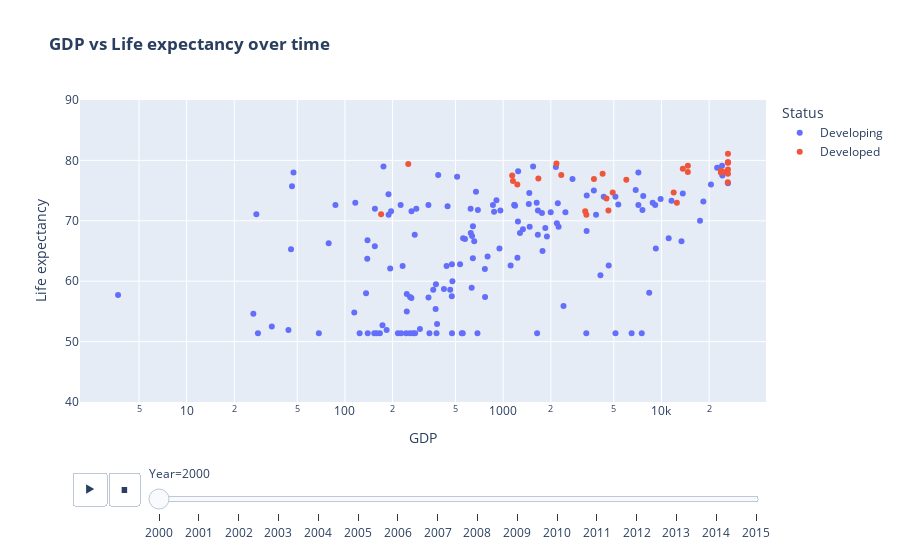

This figure's notebook cell:
### Markdown cell above
Clear divide between developing and developed, strong positive correlation with income composition of resources, schooling, BMI, alcohol; negative correlation with HIV/AIDS, under-five deaths, adult mortality, infant deaths

### Code cell
df=df.sort_values(by='Year', ascending=True)
px.scatter(df, x="GDP", y="Life expectancy", animation_frame="Year", animation_group="Country",
            color="Status", hover_name="Country",
           log_x=True, size_max=30, range_y=[40,90],title='<b> GDP vs Life expectancy over time')

### Figure 1 — Plotly figure (JSON) as saved in the notebook; plotly's stock layout.template omitted (floating-point values rounded to 4 significant figures; data arrays with more than 128 entries replaced by an {"elided": "..."} marker saying what was removed)
{"data": [{"hovertemplate": "<b>%{hovertext}</b><br><br>Status=Developing<br>Year=2000<br>GDP=%{x}<br>Life expectancy=%{y}<extra></extra>", "hovertext": {"elided": "151 str values"}, "ids": {"elided": "151 str values"}, "legendgroup": "Developing", "marker": {"color": "#636efa", "symbol": "circle"}, "mode": "markers", "name": "Developing", "orientation": "v", "showlegend": true, "type": "scatter", "x": {"elided": "151 float values"}, "xaxis": "x", "y": {"elided": "151 float values"}, "yaxis": "y"}, {"hovertemplate": "<b>%{hovertext}</b><br><br>Status=Developed<br>Year=2000<br>GDP=%{x}<br>Life expectancy=%{y}<extra></extra>", "hovertext": ["Slovakia", "Latvia", "Spain", "Singapore", "Belgium", "Ireland", "Japan", "Sweden", "Italy", "Switzerland", "Norway", "Cyprus", "Malta", "Croatia", "New Zealand", "Netherlands", "Czechia", "Luxembourg", "Romania", "Denmark", "Lithuania", "Bulgaria", "Poland", "Portugal", "Austria", "Slovenia", "United States of America", "Hungary", "Australia", "Iceland", "Germany", "United Kingdom of Great Britain and Northern Ireland"], "ids": ["Slovakia", "Latvia", "Spain", "Singapore", "Belgium", "Ireland", "Japan", "Sweden", "Italy", "Switzerland", "Norway", "Cyprus", "Malta", "Croatia", "New Zealand", "Netherlands", "Czechia", "Luxembourg", "Romania", "Denmark", "Lithuania", "Bulgaria", "Poland", "Portugal", "Austria", "Slovenia", "United States of America", "Hungary", "Australia", "Iceland", "Germany", "United Kingdom of Great Britain and Northern Ireland"], "legendgroup": "Developed", "marker": {"color": "#EF553B", "symbol": "circle"}, "mode": "markers", "name": "Developed", "orientation": "v", "showlegend": true, "type": "scatter", "x": [12510.0, 3353.0, 14680.0, 23790.0, 2327.0, 26240.0, 26300.0, 26300.0, 251.2, 26300.0, 26300.0, 14670.0, 1140.0, 4920.0, 13640.0, 25920.0, 11940.0, 26300.0, 1668.0, 3744.0, 3297.0, 169.3, 4493.0, 1152.0, 24520.0, 1228.0, 5997.0, 4623.0, 2170.0, 26300.0, 23720.0, 4246.0], "xaxis": "x", "y": [73, 71, 79.1, 78.3, 77.6, 76.4, 81.1, 79.6, 79.4, 79.7, 78.5, 78.1, 77.5, 74.7, 78.6, 78.1, 74.7, 77.8, 77, 76.9, 71.6, 71.1, 73.7, 76.6, 78.1, 76, 76.8, 71.7, 79.5, 79.7, 78, 77.8], "yaxis": "y"}], "layout": {"legend": {"title": {"text": "Status"}, "tracegroupgap": 0}, "sliders": [{"active": 0, "currentvalue": {"prefix": "Year="}, "len": 0.9, "pad": {"b": 10, "t": 60}, "steps": [{"args": [["2000"], {"frame": {"duration": 0, "redraw": false}, "fromcurrent": true, "mode": "immediate", "transition": {"duration": 0, "easing": "linear"}}], "label": "2000", "method": "animate"}, {"args": [["2001"], {"frame": {"duration": 0, "redraw": false}, "fromcurrent": true, "mode": "immediate", "transition": {"duration": 0, "easing": "linear"}}], "label": "2001", "method": "animate"}, {"args": [["2002"], {"frame": {"duration": 0, "redraw": false}, "fromcurrent": true, "mode": "immediate", "transition": {"duration": 0, "easing": "linear"}}], "label": "2002", "method": "animate"}, {"args": [["2003"], {"frame": {"duration": 0, "redraw": false}, "fromcurrent": true, "mode": "immediate", "transition": {"duration": 0, "easing": "linear"}}], "label": "2003", "method": "animate"}, {"args": [["2004"], {"frame": {"duration": 0, "redraw": false}, "fromcurrent": true, "mode": "immediate", "transition": {"duration": 0, "easing": "linear"}}], "label": "2004", "method": "animate"}, {"args": [["2005"], {"frame": {"duration": 0, "redraw": false}, "fromcurrent": true, "mode": "immediate", "transition": {"duration": 0, "easing": "linear"}}], "label": "2005", "method": "animate"}, {"args": [["2006"], {"frame": {"duration": 0, "redraw": false}, "fromcurrent": true, "mode": "immediate", "transition": {"duration": 0, "easing": "linear"}}], "label": "2006", "method": "animate"}, {"args": [["2007"], {"frame": {"duration": 0, "redraw": false}, "fromcurrent": true, "mode": "immediate", "transition": {"duration": 0, "easing": "linear"}}], "label": "2007", "method": "animate"}, {"args": [["2008"], {"frame": {"duration": 0, "redraw": false}, "fromcurrent": true, "mode": "immediate", "transition": {"duration": 0, "easing": "linear"}}], "label": "2008", "method": "animate"}, {"args": [["2009"], {"frame": {"duration": 0, "redraw": false}, "fromcurrent": true, "mode": "immediate", "transition": {"duration": 0, "easing": "linear"}}], "label": "2009", "method": "animate"}, {"args": [["2010"], {"frame": {"duration": 0, "redraw": false}, "fromcurrent": true, "mode": "immediate", "transition": {"duration": 0, "easing": "linear"}}], "label": "2010", "method": "animate"}, {"args": [["2011"], {"frame": {"duration": 0, "redraw": false}, "fromcurrent": true, "mode": "immediate", "transition": {"duration": 0, "easing": "linear"}}], "label": "2011", "method": "animate"}, {"args": [["2012"], {"frame": {"duration": 0, "redraw": false}, "fromcurrent": true, "mode": "immediate", "transition": {"duration": 0, "easing": "linear"}}], "label": "2012", "method": "animate"}, {"args": [["2013"], {"frame": {"duration": 0, "redraw": false}, "fromcurrent": true, "mode": "immediate", "transition": {"duration": 0, "easing": "linear"}}], "label": "2013", "method": "animate"}, {"args": [["2014"], {"frame": {"duration": 0, "redraw": false}, "fromcurrent": true, "mode": "immediate", "transition": {"duration": 0, "easing": "linear"}}], "label": "2014", "method": "animate"}, {"args": [["2015"], {"frame": {"duration": 0, "redraw": false}, "fromcurrent": true, "mode": "immediate", "transition": {"duration": 0, "easing": "linear"}}], "label": "2015", "method": "animate"}], "x": 0.1, "xanchor": "left", "y": 0, "yanchor": "top"}], "title": {"text": "<b> GDP vs Life expectancy over time"}, "updatemenus": [{"buttons": [{"args": [null, {"frame": {"duration": 500, "redraw": false}, "fromcurrent": true, "mode": "immediate", "transition": {"duration": 500, "easing": "linear"}}], "label": "&#9654;", "method": "animate"}, {"args": [[null], {"frame": {"duration": 0, "redraw": false}, "fromcurrent": true, "mode": "immediate", "transition": {"duration": 0, "easing": "linear"}}], "label": "&#9724;", "method": "animate"}], "direction": "left", "pad": {"r": 10, "t": 70}, "showactive": false, "type": "buttons", "x": 0.1, "xanchor": "right", "y": 0, "yanchor": "top"}], "xaxis": {"anchor": "y", "domain": [0, 1], "title": {"text": "GDP"}, "type": "log"}, "yaxis": {"anchor": "x", "domain": [0, 1], "range": [40, 90], "title": {"text": "Life expectancy"}}}}
